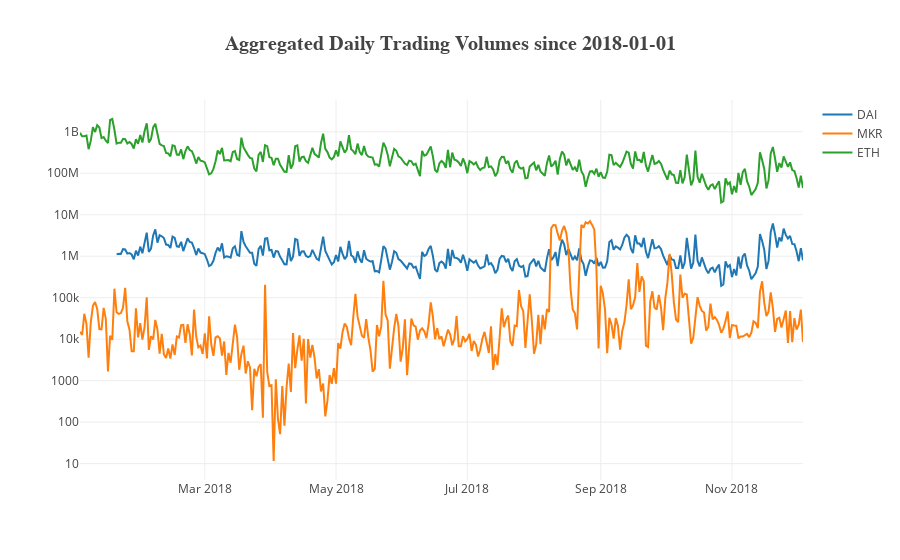

Notebook code cell kept with this figure:
### Code cell
# Historical volumes (direct USD trades)

### Figure 1 — Plotly figure (JSON) as saved in the notebook; plotly's stock layout.template omitted (floating-point values rounded to 4 significant figures; data arrays with more than 128 entries replaced by an {"elided": "..."} marker saying what was removed)
{"data": [{"mode": "lines", "name": "DAI", "type": "scatter", "uid": "0c923abc-2ba2-46a7-a72f-3167e6d6339e", "visible": true, "x": {"elided": "337 str values"}, "y": {"elided": "337 float values"}}, {"mode": "lines", "name": "MKR", "type": "scatter", "uid": "a851e60e-d669-435f-a468-4f01e2e540d4", "visible": true, "x": {"elided": "337 str values"}, "y": {"elided": "337 float values"}}, {"mode": "lines", "name": "ETH", "type": "scatter", "uid": "d664cc7b-a71d-44b7-aa12-42c783134438", "visible": true, "x": {"elided": "337 str values"}, "y": {"elided": "337 float values"}}], "layout": {"title": "<b>Aggregated Daily Trading Volumes since 2018-01-01</b>", "titlefont": {"family": "Computer Modern", "size": 20}, "width": 900, "xaxis": {"title": "", "titlefont": {"family": "Computer Modern", "size": 18}}, "yaxis": {"autorange": true, "title": "", "titlefont": {"family": "Computer Modern", "size": 18}, "type": "log"}}}
